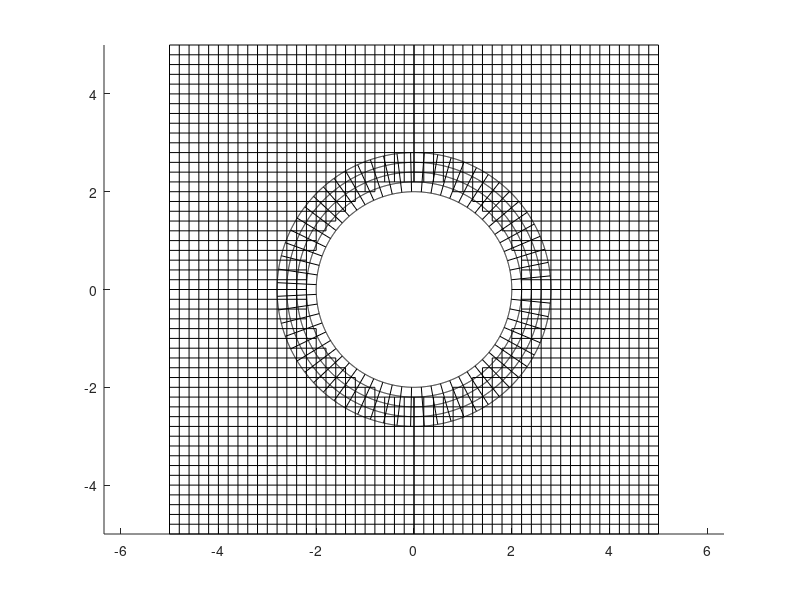

Reproduce this figure in MATLAB. (Note: this script raises an error after producing the figure.)
dx=0.2;
dy=dx;
a=2;
ri=a;
ro=ri+4*dx;
dh=dx/ri;
dh=2*pi/round(2*pi/dh);
r=[ri:dx:ro];
h=[0:dh:2*pi];
f=[0:0.001:2*pi];
z = [-2.5*a:dx:2.5*a];
n=5*a/dx;
q=ones(n);
c = n/2+0.5;
for i = 1:n
        for j = 1:n
            x = (i-c)*dx;
            y = (c-j)*dy;
            if x^2+y^2 < ri^2
                q(j,i)=0;
            elseif x==0
                l=min([y-ri y-(-ri)]);
                if l <= 1.25*dx
                    q(j,i)=0;
                end
            else
                xi=sqrt(ri^2/(1+(y/x)^2));
                yi=y/x*xi;
                l=min([sqrt((y-yi)^2+(x-xi)^2) sqrt((y+yi)^2+(x+xi)^2)]);
                if l <= 1.25*dx
                    q(j,i)=0;
                end
            end
                
        end
end



figure (1);
hold on
axis equal
for i = 1:length(r)
    plot(r(i)*cos(f),r(i)*sin(f),'k');
end

for i = 1:length(h)
    plot([ri ro]*cos(h(i)),[ri ro]*sin(h(i)),'k');
end

for i = 1:n
    [M,I] = min(q(i,:));
    if i <= n/2
        if M == 0
            plot([-2.5*a (I-c)*dx-0.5*dx], z(i+1)*ones(2,1),'k');
            plot([-(I-c)*dx+0.5*dx 2.5*a], z(i+1)*ones(2,1),'k');
        else
            plot([-2.5*a 2.5*a], z(i+1)*ones(2,1),'k');
        end
    else
        if M == 0
            plot([-2.5*a (I-c)*dx-0.5*dx], z(i)*ones(2,1),'k');
            plot([-(I-c)*dx+0.5*dx 2.5*a], z(i)*ones(2,1),'k');
        else
            plot([-2.5*a 2.5*a], z(i)*ones(2,1),'k');
        end
    end
    [M,I] = min(q(:,i));
    if i <= n/2
        if M == 0
            plot(z(i+1)*ones(2,1), [+2.5*a (c-I)*dy+0.5*dy],'k');
            plot(z(i+1)*ones(2,1), [-2.5*a -(c-I)*dy-0.5*dy],'k');
        else
            plot(z(i+1)*ones(2,1), [-2.5*a 2.5*a],'k');
        end 
    else
         if M == 0
            plot(z(i)*ones(2,1), [+2.5*a (c-I)*dy+0.5*dy],'k');
            plot(z(i)*ones(2,1), [-2.5*a -(c-I)*dy-0.5*dy],'k');
        else
            plot(z(i)*ones(2,1), [-2.5*a 2.5*a],'k');
        end 
    end 
end
plot([-2.5*a 2.5*a], -2.5*a*ones(2,1),'k');
plot([-2.5*a 2.5*a], 2.5*a*ones(2,1),'k');
plot(-2.5*a*ones(2,1), [-2.5*a 2.5*a],'k');
plot(2.5*a*ones(2,1), [-2.5*a 2.5*a],'k');

hold off

figure (2)
gridplot(q)



    
